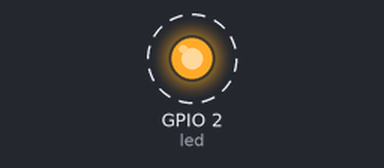
The program below on a simulated ESP8266 board running MicroPython. Shown: output pins drawn as LEDs (lit = HIGH, except the on-board LED, lit = LOW). Dashed ring = blinking.

Above: at 0.2 s.
Timing chart, 0 to 3.0 s (numbered marks = the images above):
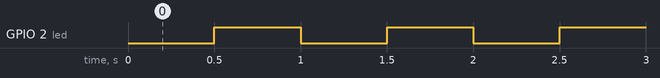

The program:

Blink.py
```python
from machine import Pin
from time import sleep

led = Pin(2, Pin.OUT) # 15 for esp8266

while True:
  led.value(0) # led.low() or led.off()
  sleep(0.5)
  led.value(1) # led.high() or led.on()
  sleep(0.5)
```

Measured:
- by itself, GPIO 2 (led): alternates HIGH for 0.50 s and LOW for 0.50 s
